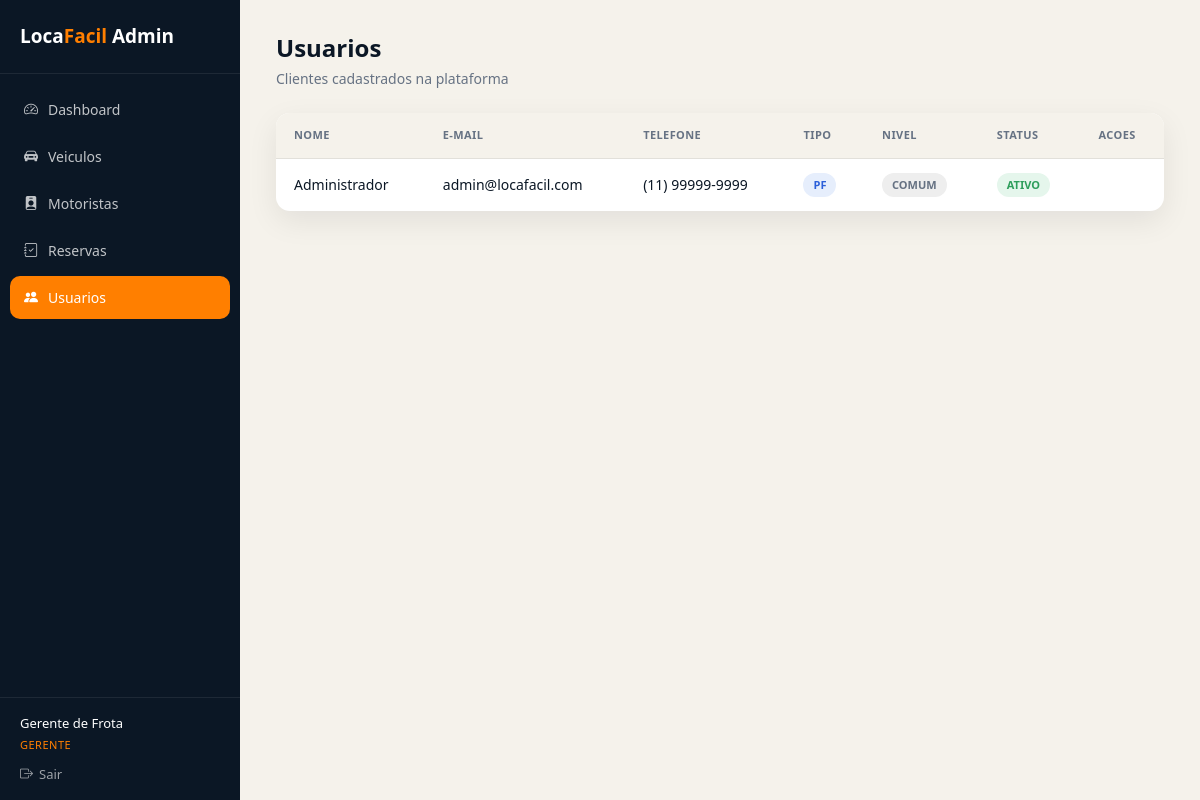
Screenshot of /admin/usuarios.php (signed in) with the database file from the repository.
### tables this page shows
CREATE TABLE IF NOT EXISTS usuarios (
    id INT AUTO_INCREMENT PRIMARY KEY,
    nome VARCHAR(160) NOT NULL,
    email VARCHAR(320) NOT NULL UNIQUE,
    telefone VARCHAR(24) NOT NULL,
    senhaHash VARCHAR(255) NOT NULL,
    situacao ENUM('ativo', 'inativo') DEFAULT 'ativo' NOT NULL,
    tipo_pessoa ENUM('fisica', 'juridica') DEFAULT 'fisica' NOT NULL,
    nivel_cliente ENUM('comum', 'vip', 'bloqueado') DEFAULT 'comum' NOT NULL,
    token_recuperacao VARCHAR(255) NULL,
    token_expira DATETIME NULL,
    tentativas_login INT DEFAULT 0 NOT NULL,
    bloqueado_ate DATETIME NULL,
    createdAt TIMESTAMP DEFAULT CURRENT_TIMESTAMP,
    updatedAt TIMESTAMP DEFAULT CURRENT_TIMESTAMP ON UPDATE CURRENT_TIMESTAMP,
    INDEX idx_email (email),
    INDEX idx_situacao (situacao)
);

### admin/usuarios.php (the view, shortened to what this page needs)
<?php
require_once __DIR__ . '/includes/admin_auth.php';
$usuarios = $pdo->query("SELECT * FROM usuarios ORDER BY nome")->fetchAll();
require __DIR__ . '/includes/layout_topo.php';
?>
<div class="tabela-card">
    <?php if (empty($usuarios)): ?>
        <div class="sem-dados">Nenhum usuario cadastrado ainda.</div>
    <?php else: ?>
    <table>
        <thead>
            <tr>
                <th>Nome</th>
                <th>E-mail</th>
                <th>Telefone</th>
                <th>Tipo</th>
                <th>Nivel</th>
                <th>Status</th>
                <th>Acoes</th>
            </tr>
        </thead>
        <tbody>
            <?php foreach ($usuarios as $u): ?>
            <tr>
                <td><?php echo htmlspecialchars($u['nome']); ?></td>
                <td><?php echo htmlspecialchars($u['email']); ?></td>
                <td><?php echo htmlspecialchars($u['telefone']); ?></td>
                <td><span class="badge <?php echo $u['tipo_pessoa']; ?>"><?php echo $u['tipo_pessoa'] === 'fisica' ? 'PF' : 'PJ'; ?></span></td>
                <td><span class="badge <?php echo $u['nivel_cliente']; ?>"><?php echo htmlspecialchars($u['nivel_cliente']); ?></span></td>
                <td><span class="badge <?php echo $u['situacao'] === 'ativo' ? 'ativo' : 'inativo'; ?>"><?php echo htmlspecialchars($u['situacao']); ?></span></td>
                <td>
                </td>
            </tr>
            <?php endforeach; ?>
        </tbody>
    </table>
    <?php endif; ?>
</div>
<?php require __DIR__ . '/includes/layout_rodape.php'; ?>

### admin/css/admin.css (style rules this page uses)
* { margin: 0; padding: 0; box-sizing: border-box; }
:root { --primary: #ff7f00; --primary-dark: #e66e00; --dark: #0b1725; --dark-soft: #1a2a3e; --light: #f5f2eb; --white: #ffffff; --gray: #667283; --gray-light: #e2e0da; --danger: #d64545; --success: #2e9e5b; --shadow: 0 10px 30px rgba(7, 18, 30, 0.08); }
body { font-family: 'Segoe UI', Arial, sans-serif; background: var(--light); color: var(--dark); line-height: 1.5; }
.tabela-card { background: var(--white); border-radius: 14px; box-shadow: var(--shadow); overflow: hidden; }
table { width: 100%; border-collapse: collapse; }
thead { background: var(--light); }
th, td { text-align: left; padding: 14px 18px; font-size: 14px; border-bottom: 1px solid var(--gray-light); }
th { color: var(--gray); font-weight: 600; text-transform: uppercase; font-size: 11px; letter-spacing: 0.4px; }
tbody tr:last-child td { border-bottom: none; }
.badge { display: inline-block; padding: 4px 10px; border-radius: 20px; font-size: 11px; font-weight: 600; text-transform: uppercase; }
.badge.ativo { background: #e5f6ec; color: var(--success); }
.badge.fisica { background: #e6eefc; color: #2b5fd9; }
.badge.comum { background: #eee; color: var(--gray); }

### rows the page displays
usuarios: nome "Administrador", email "admin@locafacil.com", telefone "(11) 99999-9999", tipo_pessoa "PF", nivel_cliente "COMUM", situacao "ATIVO"

### other values shown
$funcionario['nome'] "Gerente de Frota"
$funcionario['cargo'] "GERENTE"
$tituloPagina "Usuarios"
$subtituloPagina "Clientes cadastrados na plataforma"
